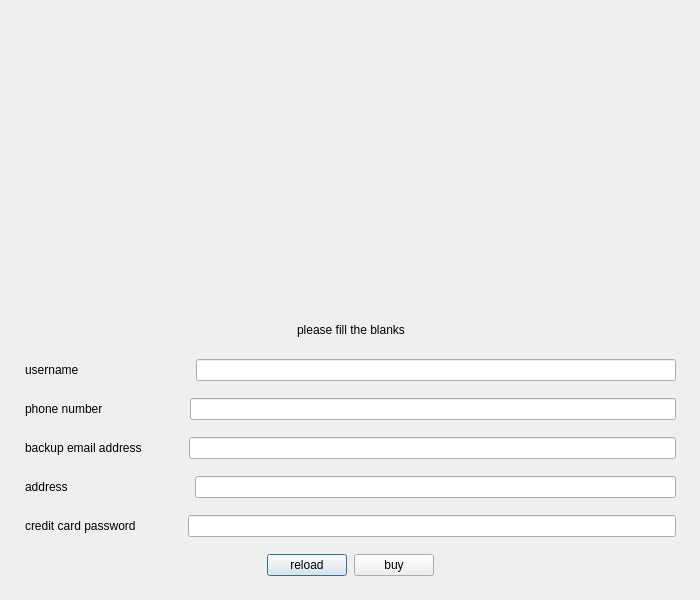
<?xml version="1.0" encoding="UTF-8"?>
<ui version="4.0">
 <class>mfbuy</class>
 <widget class="QDialog" name="mfbuy">
  <property name="geometry">
   <rect>
    <x>0</x>
    <y>0</y>
    <width>700</width>
    <height>600</height>
   </rect>
  </property>
  <property name="sizePolicy">
   <sizepolicy hsizetype="Fixed" vsizetype="Fixed">
    <horstretch>0</horstretch>
    <verstretch>0</verstretch>
   </sizepolicy>
  </property>
  <property name="maximumSize">
   <size>
    <width>700</width>
    <height>600</height>
   </size>
  </property>
  <property name="windowTitle">
   <string>Dialog</string>
  </property>
  <widget class="QWidget" name="verticalLayoutWidget">
   <property name="geometry">
    <rect>
     <x>10</x>
     <y>10</y>
     <width>681</width>
     <height>581</height>
    </rect>
   </property>
   <layout class="QVBoxLayout" name="verticalLayout">
    <property name="spacing">
     <number>7</number>
    </property>
    <property name="leftMargin">
     <number>5</number>
    </property>
    <property name="topMargin">
     <number>5</number>
    </property>
    <property name="rightMargin">
     <number>5</number>
    </property>
    <property name="bottomMargin">
     <number>5</number>
    </property>
    <item>
     <widget class="QWidget" name="verticalWidget_2" native="true">
      <property name="styleSheet">
       <string notr="true">border-image: url(:/new/prefix5/credit-cards-mockup-top-view_1332-3085.jpg);</string>
      </property>
      <layout class="QVBoxLayout" name="verticalLayout_2">
       <property name="topMargin">
        <number>20</number>
       </property>
      </layout>
     </widget>
    </item>
    <item>
     <spacer name="verticalSpacer">
      <property name="orientation">
       <enum>Qt::Vertical</enum>
      </property>
      <property name="sizeType">
       <enum>QSizePolicy::Fixed</enum>
      </property>
      <property name="sizeHint" stdset="0">
       <size>
        <width>5</width>
        <height>5</height>
       </size>
      </property>
     </spacer>
    </item>
    <item>
     <layout class="QVBoxLayout" name="verticalLayout_3">
      <property name="leftMargin">
       <number>5</number>
      </property>
      <property name="topMargin">
       <number>5</number>
      </property>
      <property name="rightMargin">
       <number>5</number>
      </property>
      <property name="bottomMargin">
       <number>5</number>
      </property>
      <item>
       <layout class="QHBoxLayout" name="horizontalLayout">
        <property name="leftMargin">
         <number>5</number>
        </property>
        <property name="topMargin">
         <number>5</number>
        </property>
        <property name="rightMargin">
         <number>5</number>
        </property>
        <property name="bottomMargin">
         <number>5</number>
        </property>
        <item>
         <spacer name="horizontalSpacer">
          <property name="orientation">
           <enum>Qt::Horizontal</enum>
          </property>
          <property name="sizeHint" stdset="0">
           <size>
            <width>40</width>
            <height>20</height>
           </size>
          </property>
         </spacer>
        </item>
        <item>
         <widget class="QLabel" name="label">
          <property name="text">
           <string>please fill the blanks</string>
          </property>
         </widget>
        </item>
        <item>
         <spacer name="horizontalSpacer_2">
          <property name="orientation">
           <enum>Qt::Horizontal</enum>
          </property>
          <property name="sizeHint" stdset="0">
           <size>
            <width>40</width>
            <height>20</height>
           </size>
          </property>
         </spacer>
        </item>
       </layout>
      </item>
      <item>
       <layout class="QHBoxLayout" name="horizontalLayout_3">
        <property name="leftMargin">
         <number>5</number>
        </property>
        <property name="topMargin">
         <number>5</number>
        </property>
        <property name="rightMargin">
         <number>5</number>
        </property>
        <property name="bottomMargin">
         <number>5</number>
        </property>
        <item>
         <widget class="QLabel" name="label_2">
          <property name="text">
           <string>username</string>
          </property>
         </widget>
        </item>
        <item>
         <spacer name="horizontalSpacer_3">
          <property name="orientation">
           <enum>Qt::Horizontal</enum>
          </property>
          <property name="sizeType">
           <enum>QSizePolicy::Fixed</enum>
          </property>
          <property name="sizeHint" stdset="0">
           <size>
            <width>110</width>
            <height>20</height>
           </size>
          </property>
         </spacer>
        </item>
        <item>
         <widget class="QLineEdit" name="fullnameline"/>
        </item>
       </layout>
      </item>
      <item>
       <layout class="QHBoxLayout" name="horizontalLayout_4">
        <property name="leftMargin">
         <number>5</number>
        </property>
        <property name="topMargin">
         <number>5</number>
        </property>
        <property name="rightMargin">
         <number>5</number>
        </property>
        <property name="bottomMargin">
         <number>5</number>
        </property>
        <item>
         <widget class="QLabel" name="label_3">
          <property name="text">
           <string>phone number</string>
          </property>
         </widget>
        </item>
        <item>
         <spacer name="horizontalSpacer_4">
          <property name="orientation">
           <enum>Qt::Horizontal</enum>
          </property>
          <property name="sizeType">
           <enum>QSizePolicy::Fixed</enum>
          </property>
          <property name="sizeHint" stdset="0">
           <size>
            <width>80</width>
            <height>20</height>
           </size>
          </property>
         </spacer>
        </item>
        <item>
         <widget class="QLineEdit" name="phoneline"/>
        </item>
       </layout>
      </item>
      <item>
       <layout class="QHBoxLayout" name="horizontalLayout_5">
        <property name="leftMargin">
         <number>5</number>
        </property>
        <property name="topMargin">
         <number>5</number>
        </property>
        <property name="rightMargin">
         <number>5</number>
        </property>
        <property name="bottomMargin">
         <number>5</number>
        </property>
        <item>
         <widget class="QLabel" name="label_4">
          <property name="text">
           <string>backup email address</string>
          </property>
         </widget>
        </item>
        <item>
         <spacer name="horizontalSpacer_5">
          <property name="orientation">
           <enum>Qt::Horizontal</enum>
          </property>
          <property name="sizeType">
           <enum>QSizePolicy::Fixed</enum>
          </property>
          <property name="sizeHint" stdset="0">
           <size>
            <width>40</width>
            <height>20</height>
           </size>
          </property>
         </spacer>
        </item>
        <item>
         <widget class="QLineEdit" name="backline"/>
        </item>
       </layout>
      </item>
      <item>
       <layout class="QHBoxLayout" name="horizontalLayout_8">
        <property name="leftMargin">
         <number>5</number>
        </property>
        <property name="topMargin">
         <number>5</number>
        </property>
        <property name="rightMargin">
         <number>5</number>
        </property>
        <property name="bottomMargin">
         <number>5</number>
        </property>
        <item>
         <widget class="QLabel" name="label_5">
          <property name="text">
           <string>address</string>
          </property>
         </widget>
        </item>
        <item>
         <spacer name="horizontalSpacer_7">
          <property name="orientation">
           <enum>Qt::Horizontal</enum>
          </property>
          <property name="sizeType">
           <enum>QSizePolicy::Fixed</enum>
          </property>
          <property name="sizeHint" stdset="0">
           <size>
            <width>120</width>
            <height>20</height>
           </size>
          </property>
         </spacer>
        </item>
        <item>
         <widget class="QLineEdit" name="addressline"/>
        </item>
       </layout>
      </item>
      <item>
       <layout class="QHBoxLayout" name="horizontalLayout_7">
        <property name="leftMargin">
         <number>5</number>
        </property>
        <property name="topMargin">
         <number>5</number>
        </property>
        <property name="rightMargin">
         <number>5</number>
        </property>
        <property name="bottomMargin">
         <number>5</number>
        </property>
        <item>
         <widget class="QLabel" name="label_6">
          <property name="text">
           <string>credit card password</string>
          </property>
         </widget>
        </item>
        <item>
         <spacer name="horizontalSpacer_8">
          <property name="orientation">
           <enum>Qt::Horizontal</enum>
          </property>
          <property name="sizeType">
           <enum>QSizePolicy::Minimum</enum>
          </property>
          <property name="sizeHint" stdset="0">
           <size>
            <width>45</width>
            <height>20</height>
           </size>
          </property>
         </spacer>
        </item>
        <item>
         <widget class="QLineEdit" name="creditline"/>
        </item>
       </layout>
      </item>
      <item>
       <layout class="QHBoxLayout" name="horizontalLayout_2">
        <property name="leftMargin">
         <number>5</number>
        </property>
        <property name="topMargin">
         <number>5</number>
        </property>
        <property name="rightMargin">
         <number>5</number>
        </property>
        <property name="bottomMargin">
         <number>5</number>
        </property>
        <item>
         <spacer name="horizontalSpacer_9">
          <property name="orientation">
           <enum>Qt::Horizontal</enum>
          </property>
          <property name="sizeHint" stdset="0">
           <size>
            <width>40</width>
            <height>20</height>
           </size>
          </property>
         </spacer>
        </item>
        <item>
         <widget class="QPushButton" name="reload">
          <property name="text">
           <string>reload</string>
          </property>
         </widget>
        </item>
        <item>
         <widget class="QPushButton" name="finish">
          <property name="text">
           <string>buy</string>
          </property>
         </widget>
        </item>
        <item>
         <spacer name="horizontalSpacer_6">
          <property name="orientation">
           <enum>Qt::Horizontal</enum>
          </property>
          <property name="sizeHint" stdset="0">
           <size>
            <width>40</width>
            <height>20</height>
           </size>
          </property>
         </spacer>
        </item>
       </layout>
      </item>
     </layout>
    </item>
   </layout>
  </widget>
 </widget>
 <resources/>
 <connections/>
</ui>
